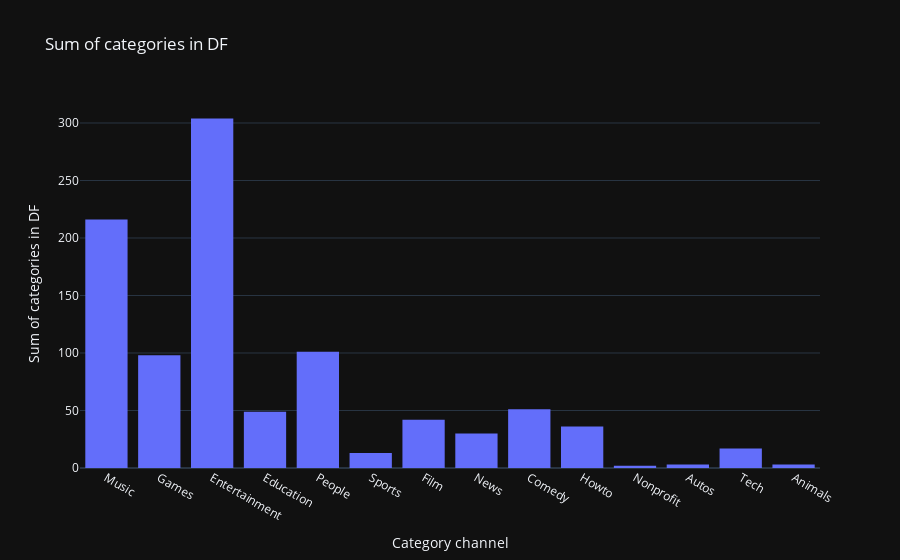

Notebook source saved alongside this figure:
### Code cell
fig = px.histogram(df, x='channel_type',title='channel_type')
fig.update_layout(
    title='Sum of categories in DF',
    xaxis_title='Category channel',
    yaxis_title='Sum of categories in DF',
    template='plotly_dark')

### Figure 1 — Plotly figure (JSON) as saved in the notebook; plotly's stock layout.template omitted (floating-point values rounded to 4 significant figures; data arrays with more than 128 entries replaced by an {"elided": "..."} marker saying what was removed)
{"data": [{"alignmentgroup": "True", "bingroup": "x", "hovertemplate": "channel_type=%{x}<br>count=%{y}<extra></extra>", "legendgroup": "", "marker": {"color": "#636efa", "pattern": {"shape": ""}}, "name": "", "offsetgroup": "", "orientation": "v", "showlegend": false, "type": "histogram", "x": {"elided": "995 str values"}, "xaxis": "x", "yaxis": "y"}], "layout": {"barmode": "relative", "legend": {"tracegroupgap": 0}, "title": {"text": "Sum of categories in DF"}, "xaxis": {"anchor": "y", "domain": [0, 1], "title": {"text": "Category channel"}}, "yaxis": {"anchor": "x", "domain": [0, 1], "title": {"text": "Sum of categories in DF"}}}}
